Frame 1 (no input): blank canvas, image omitted
Frame 60 (no input): blank canvas, image omitted
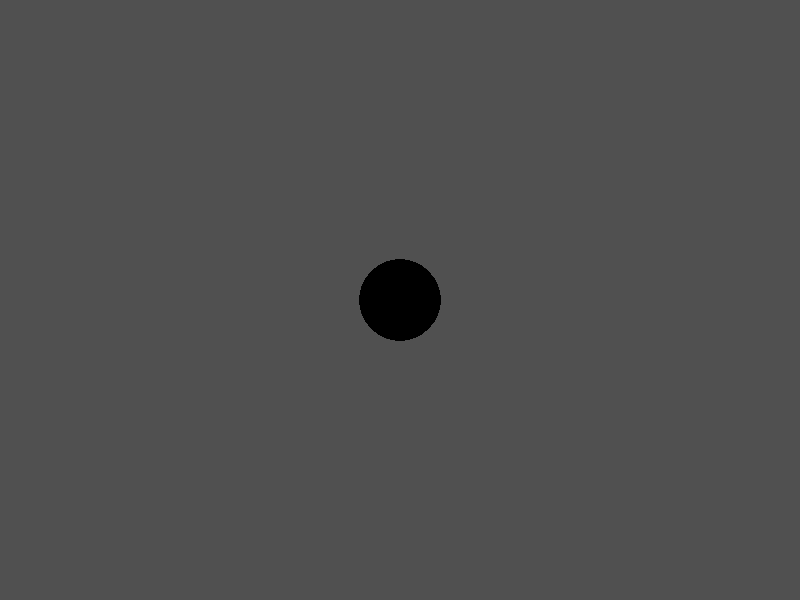
Frame 120 (the mouse pressed at the canvas centre since frame 60)

The p5.js sketch whose frames 1 and 60 were blank and that drew this single picture after the mouse press (run headless with seeded random() and noise() and a simulated clock; from frame 60 on, the mouse is pressed at the canvas centre):

// p5.js sketch
// ── sketch.js
function setup() {
createCanvas(800,600);
background(80);
}

function draw() {
  if (mouseIsPressed) {
    fill(0);
    ellipse(mouseX, mouseY, 80, 80);
    } else {
    fill(255);
    }
    
  }
